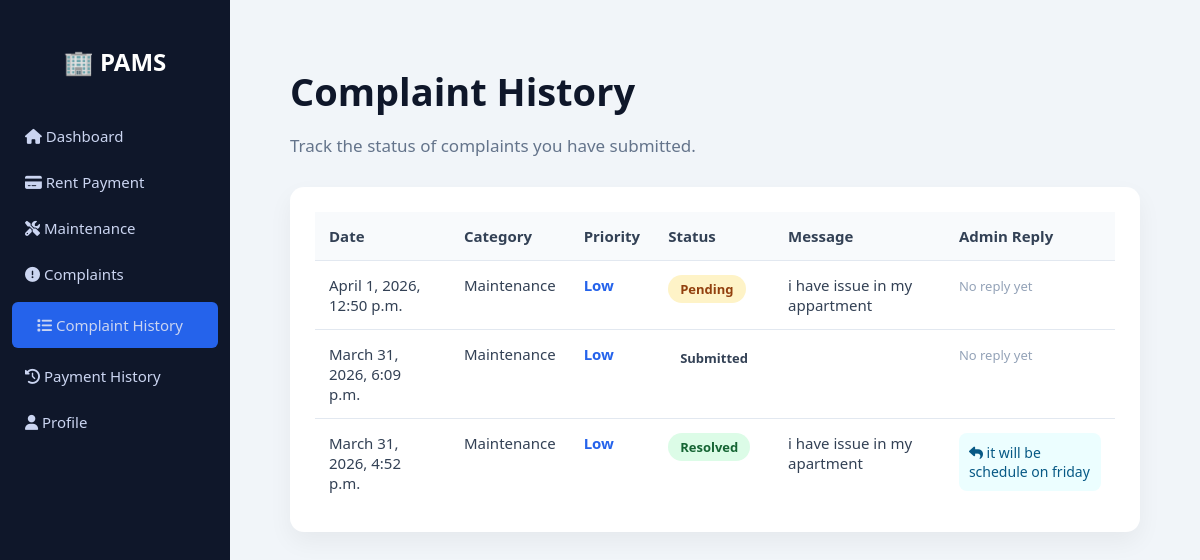
Screenshot of /complaint_list/ (signed in) with the database file from the repository.
### dashboard/models.py (models this page shows, shortened)
class Complaint(models.Model):
    CATEGORY_CHOICES = [
        ("Electrical", "Electrical"),
        ("Maintenance", "Maintenance"),
        ("Noise", "Noise"),
        ("Billing", "Billing"),
        ("Neighbour", "Neighbour"),
        ("Other", "Other"),
    ]
    PRIORITY_CHOICES = [
        ("Low", "Low"),
        ("Medium", "Medium"),
        ("High", "High"),
    ]
    STATUS_CHOICES = [
        ("Pending", "Pending"),
        ("Resolved", "Resolved"),
    ]
    user = models.ForeignKey(User, on_delete=models.CASCADE)
    apartment = models.ForeignKey(
        Apartment,
        on_delete=models.SET_NULL,
        null=True,
        blank=True
    )
    category = models.CharField(max_length=50, choices=CATEGORY_CHOICES)
    message = models.TextField()
    priority = models.CharField(
        max_length=20,
        choices=PRIORITY_CHOICES,
        default="Medium"
    )
    status = models.CharField(
        max_length=20,
        choices=STATUS_CHOICES,
        default="Pending"
    )
    reply = models.TextField(blank=True, null=True)
    date = models.DateTimeField(auto_now_add=True)
    class Meta:
        ordering = ["-date"]

### dashboard/views.py (the view)
# urls.py: path('complaint_list/', views.complaint_list, name='complaint_list'),
def complaint_list(request):
    complaints = Complaint.objects.filter(user=request.user).order_by("-date")
    return render(request, "complaint_list.html", {
        "complaints": complaints
    })

### dashboard/templates/complaint_list.html (shortened to what this page needs)
<!DOCTYPE html>
<html>
<head>
<link rel="stylesheet" href="https://cdnjs.cloudflare.com/ajax/libs/font-awesome/6.5.0/css/all.min.css">
</head>
<body>
<div class="sidebar">
<h2>🏢 PAMS</h2>
<div class="menu">
<a href="{% url 'home' %}">
<i class="fa-solid fa-house"></i> Dashboard
</a>
<a href="{% url 'rent' %}">
<i class="fa-solid fa-credit-card"></i> Rent Payment
</a>
<a href="{% url 'maintenance' %}">
<i class="fa-solid fa-screwdriver-wrench"></i> Maintenance
</a>
<a href="{% url 'complaints' %}">
<i class="fa-solid fa-circle-exclamation"></i> Complaints
</a>
<a href="{% url 'complaint_list' %}" class="active">
<i class="fa-solid fa-list"></i> Complaint History
</a>
<a href="{% url 'history' %}">
<i class="fa-solid fa-clock-rotate-left"></i> Payment History
</a>
<a href="{% url 'profile' %}">
<i class="fa-solid fa-user"></i> Profile
</a>
</div>
</div>
<div class="page">
<h1>Complaint History</h1>
<p>Track the status of complaints you have submitted.</p>
<div class="card">
<table>
<tr>
<th>Date</th>
<th>Category</th>
<th>Priority</th>
<th>Status</th>
<th>Message</th>
<th>Admin Reply</th>
</tr>
{% for complaint in complaints %}
<tr>
<td>{{ complaint.date }}</td>
<td>{{ complaint.category }}</td>
<td class="{{ complaint.priority|lower }}">
{{ complaint.priority }}
</td>
<td>
<span class="status {{ complaint.status|lower }}">
{{ complaint.status }}
</span>
</td>
<td>{{ complaint.message }}</td>
<td>
{% if complaint.reply %}
<div class="reply-box">
<i class="fa-solid fa-reply"></i>
{{ complaint.reply }}
</div>
{% else %}
<span class="no-reply">
No reply yet
</span>
{% endif %}
</td>
</tr>
{% endfor %}
</table>
</div>
</div>
</body>
</html>

### dashboard/templates/complaint_list.html (style rules this page uses)
body { margin:0; font-family:'Segoe UI', Tahoma, Geneva, Verdana, sans-serif; background:#f1f5f9; }
.sidebar { width:230px; height:100vh; background:#0f172a; color:white; padding-top:25px; position:fixed; }
.sidebar h2 { text-align:center; margin-bottom:35px; }
.sidebar a { display:block; color:#cbd5f1; text-decoration:none; padding:13px 25px; font-size:15px; }
.active { background:#2563eb; color:white; border-radius:6px; margin:5px 12px; }
.page { margin-left:230px; padding:40px 60px; }
.page h1 { font-size:38px; margin-bottom:8px; color:#0f172a; }
.page p { color:#64748b; font-size:17px; margin-bottom:30px; }
.card { background:white; padding:25px; border-radius:14px; box-shadow:0 10px 25px rgba(0,0,0,0.05); }
table { width:100%; border-collapse:collapse; font-size:15px; }
th { text-align:left; padding:14px; background:#f8fafc; color:#334155; font-weight:600; }
td { padding:14px; border-top:1px solid #e2e8f0; color:#334155; vertical-align:top; }
.status { padding:5px 12px; border-radius:20px; font-size:13px; font-weight:600; display:inline-block; }
.pending { background:#fef3c7; color:#92400e; }
.resolved { background:#dcfce7; color:#166534; }
.low { color:#2563eb; font-weight:600; }
.reply-box { background:#ecfeff; padding:10px; border-radius:8px; color:#075985; font-size:14px; max-width:300px; }
.no-reply { color:#94a3b8; font-size:13px; }

### rows the page displays
Complaint: date "April 1, 2026, 12:50 p.m.", category "Maintenance", priority "Low", status "Pending", message "i have issue in my appartment", shows "No reply yet"
Complaint: date "March 31, 2026, 6:09 p.m.", category "Maintenance", priority "Low", status "Submitted", shows "No reply yet"
Complaint: date "March 31, 2026, 4:52 p.m.", category "Maintenance", priority "Low", status "Resolved", message "i have issue in my apartment", reply "it will be schedule on friday"
